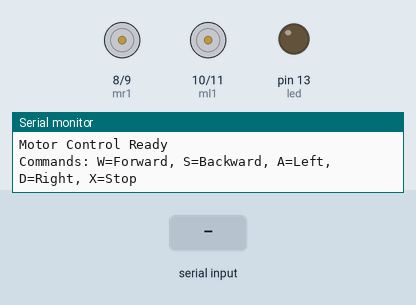
Recording of a sketch running on a simulated Arduino Uno, built with avr-gcc and run on an emulated ATmega328P. On the bench: motor-driver pin pairs drawn as motors (green arrow = first pin HIGH = forward, orange = second pin HIGH = backward, longer = more drive, scaled by the enable pin), output pins drawn as LEDs (lit = HIGH), the last lines printed to the serial monitor. The inputs (shaded band) are chosen by the test bench.

Above: at 1.2 s.
1.3 s: "W" received over Serial
At 2.5 s:
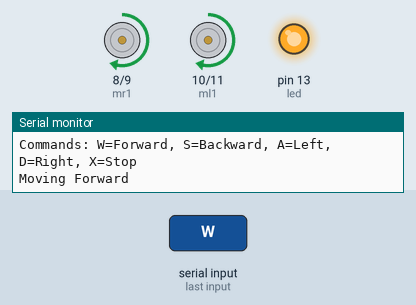
2.8 s: "S" received over Serial
At 3.8 s:
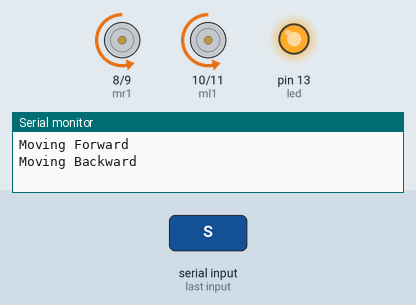
4.3 s: "A" received over Serial
At 5.0 s:
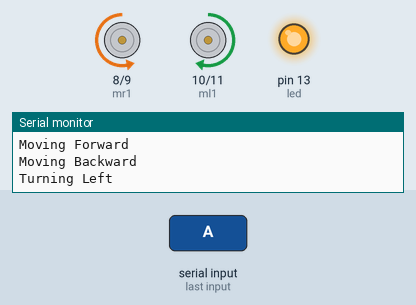
5.8 s: "D" received over Serial
At 6.1 s:
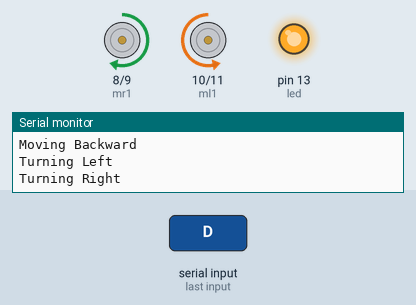
7.3 s: "X" received over Serial
At 8.5 s:
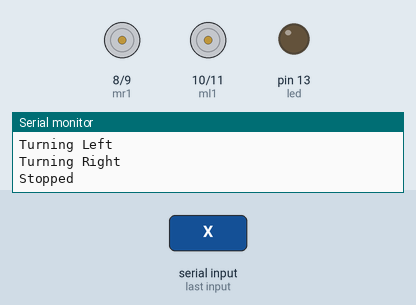
8.8 s: "w" received over Serial
At 9.7 s:
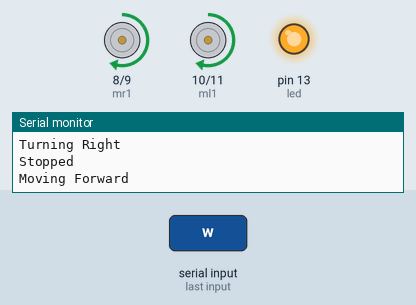
Timing chart, 0 to 11.3 s (numbered marks = the images above; inputs shaded):
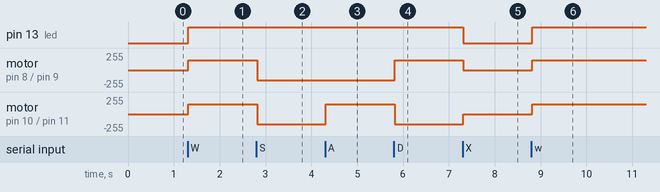

Measured:
- after the input at 1.3 s, pin 13 (led): LOW → HIGH at once; motor on pin 8 (mr1) / pin 9 (mr2), motor on pin 10 (ml1) / pin 11 (ml2): stopped → forward 150/255 at once
- after the input at 2.8 s, motor on pin 8 (mr1) / pin 9 (mr2), motor on pin 10 (ml1) / pin 11 (ml2): forward 150/255 → backward 150/255 at once
- after the input at 4.3 s, motor on pin 10 (ml1) / pin 11 (ml2): backward 150/255 → forward 150/255 at once
- after the input at 5.8 s, motor on pin 8 (mr1) / pin 9 (mr2): backward 150/255 → forward 150/255 at once; motor on pin 10 (ml1) / pin 11 (ml2): forward 150/255 → backward 150/255 at once
- after the input at 7.3 s, pin 13 (led): HIGH → LOW at once; motor on pin 8 (mr1) / pin 9 (mr2): forward 150/255 → stopped at once; motor on pin 10 (ml1) / pin 11 (ml2): backward 150/255 → stopped at once
- after the input at 8.8 s, pin 13 (led): LOW → HIGH at once; motor on pin 8 (mr1) / pin 9 (mr2), motor on pin 10 (ml1) / pin 11 (ml2): stopped → forward 150/255 at once

The sketch:

wasd.ino.ino
```cpp
// Simple Motor Control - No Sensors
int mr1=8;  // motor right 1
int mr2=9;  // motor right 2
int ml1=10; // motor left 1
int ml2=11; // motor left 2
int led=13;
int enr=3;  // enable right (PWM)
int enl=5;  // enable left (PWM)

int speed_val=150; // Speed 0-255

void setup()
{
  Serial.begin(9600);

  pinMode(mr1, OUTPUT);
  pinMode(mr2, OUTPUT);
  pinMode(ml1, OUTPUT);
  pinMode(ml2, OUTPUT);
  pinMode(led, OUTPUT);

  Serial.println("Motor Control Ready");
  Serial.println("Commands: W=Forward, S=Backward, A=Left, D=Right, X=Stop");
}

void loop()
{
  if (Serial.available() > 0) {
    char cmd = Serial.read();

    switch(cmd) {
      case 'W':
      case 'w':
        forward();
        Serial.println("Moving Forward");
        break;
      case 'S':
      case 's':
        backward();
        Serial.println("Moving Backward");
        break;
      case 'A':
      case 'a':
        left();
        Serial.println("Turning Left");
        break;
      case 'D':
      case 'd':
        right();
        Serial.println("Turning Right");
        break;
      case 'X':
      case 'x':
        stop();
        Serial.println("Stopped");
        break;
    }
  }

  delay(100);
}

void forward() {
  digitalWrite(mr1, HIGH);
  digitalWrite(mr2, LOW);
  digitalWrite(ml1, HIGH);
  digitalWrite(ml2, LOW);
  analogWrite(enr, speed_val);
  analogWrite(enl, speed_val);
  digitalWrite(led, HIGH);
}

void backward() {
  digitalWrite(mr1, LOW);
  digitalWrite(mr2, HIGH);
  digitalWrite(ml1, LOW);
  digitalWrite(ml2, HIGH);
  analogWrite(enr, speed_val);
  analogWrite(enl, speed_val);
  digitalWrite(led, HIGH);
}

void left() {
  digitalWrite(mr1, LOW);
  digitalWrite(mr2, HIGH);
  digitalWrite(ml1, HIGH);
  digitalWrite(ml2, LOW);
  analogWrite(enr, speed_val);
  analogWrite(enl, speed_val);
  digitalWrite(led, HIGH);
}

void right() {
  digitalWrite(mr1, HIGH);
  digitalWrite(mr2, LOW);
  digitalWrite(ml1, LOW);
  digitalWrite(ml2, HIGH);
  analogWrite(enr, speed_val);
  analogWrite(enl, speed_val);
  digitalWrite(led, HIGH);
}

void stop() {
  analogWrite(enr, 0);
  analogWrite(enl, 0);
  digitalWrite(led, LOW);
}
```
